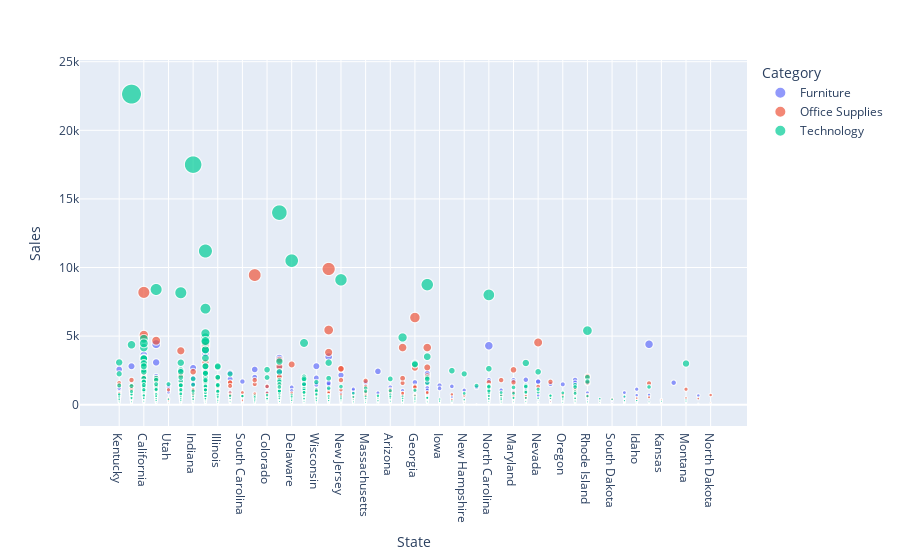

Notebook code cell kept with this figure:
### Code cell
px.scatter(data_frame=data, x='State', y='Sales', size='Sales', color='Category')

### Figure 1 — Plotly figure (JSON) as saved in the notebook; plotly's stock layout.template omitted (floating-point values rounded to 4 significant figures; data arrays with more than 128 entries replaced by an {"elided": "..."} marker saying what was removed)
{"data": [{"hovertemplate": "Category=Furniture<br>State=%{x}<br>Sales=%{marker.size}<extra></extra>", "legendgroup": "Furniture", "marker": {"color": "#636efa", "size": {"elided": "2121 float values"}, "sizemode": "area", "sizeref": 56.6, "symbol": "circle"}, "mode": "markers", "name": "Furniture", "showlegend": true, "type": "scattergl", "x": {"elided": "2121 str values"}, "xaxis": "x", "y": {"elided": "2121 float values"}, "yaxis": "y"}, {"hovertemplate": "Category=Office Supplies<br>State=%{x}<br>Sales=%{marker.size}<extra></extra>", "legendgroup": "Office Supplies", "marker": {"color": "#EF553B", "size": {"elided": "6026 float values"}, "sizemode": "area", "sizeref": 56.6, "symbol": "circle"}, "mode": "markers", "name": "Office Supplies", "showlegend": true, "type": "scattergl", "x": {"elided": "6026 str values"}, "xaxis": "x", "y": {"elided": "6026 float values"}, "yaxis": "y"}, {"hovertemplate": "Category=Technology<br>State=%{x}<br>Sales=%{marker.size}<extra></extra>", "legendgroup": "Technology", "marker": {"color": "#00cc96", "size": {"elided": "1847 float values"}, "sizemode": "area", "sizeref": 56.6, "symbol": "circle"}, "mode": "markers", "name": "Technology", "showlegend": true, "type": "scattergl", "x": {"elided": "1847 str values"}, "xaxis": "x", "y": {"elided": "1847 float values"}, "yaxis": "y"}], "layout": {"legend": {"itemsizing": "constant", "title": {"text": "Category"}, "tracegroupgap": 0}, "margin": {"t": 60}, "xaxis": {"anchor": "y", "domain": [0, 1], "title": {"text": "State"}}, "yaxis": {"anchor": "x", "domain": [0, 1], "title": {"text": "Sales"}}}}
